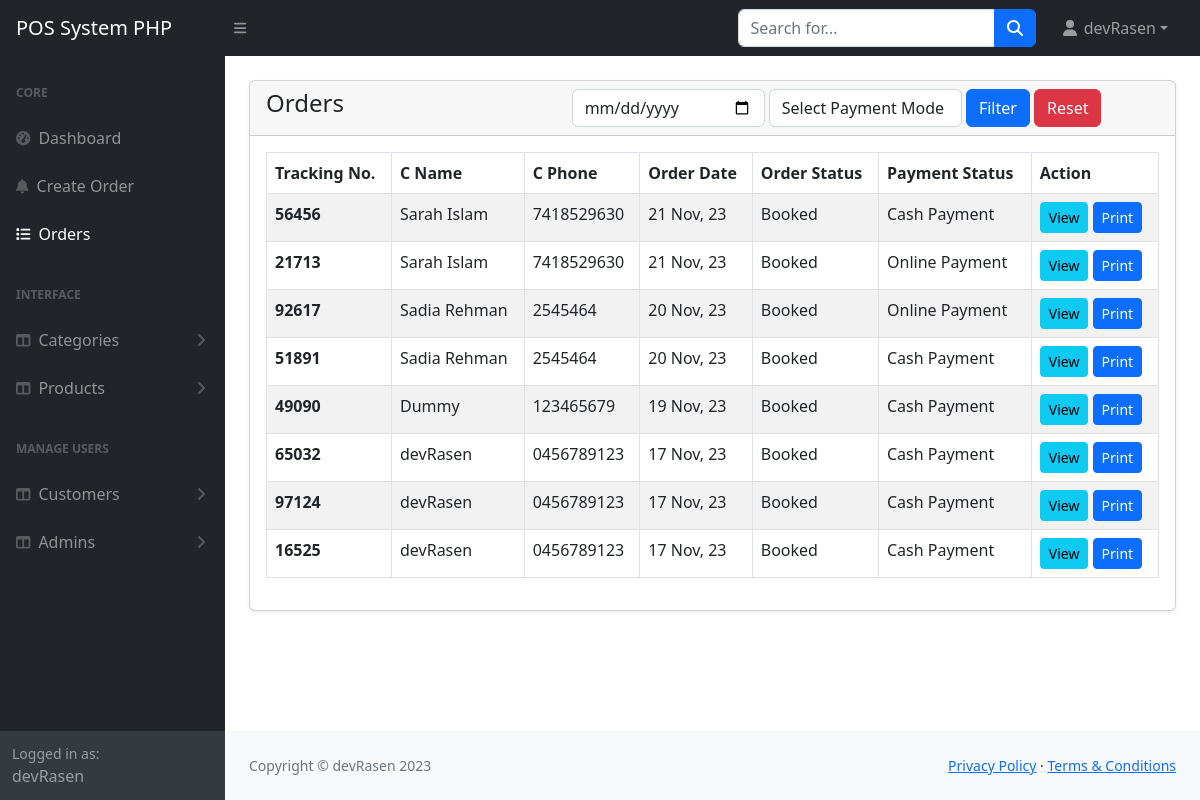
The app's page /POS-System-PHP/admin/orders.php (signed in) with its own data.
### tables this page shows
CREATE TABLE `orders` (
  `id` int NOT NULL,
  `customer_id` int NOT NULL,
  `tracking_no` varchar(100) NOT NULL,
  `invoice_no` varchar(100) NOT NULL,
  `total_amount` varchar(100) NOT NULL,
  `order_date` date NOT NULL,
  `order_status` varchar(100) DEFAULT NULL,
  `payment_mode` varchar(100) NOT NULL,
  `order_placed_by_id` int NOT NULL
);

CREATE TABLE `customers` (
  `id` int NOT NULL,
  `name` varchar(255) NOT NULL,
  `email` varchar(255) DEFAULT NULL,
  `phone` varchar(255) NOT NULL,
  `address` tinytext,
  `status` tinyint NOT NULL DEFAULT '0' COMMENT '0=Visible; 1=Hidden',
  `created_at` timestamp NOT NULL DEFAULT CURRENT_TIMESTAMP
);

### POS-System-PHP/admin/orders.php (the view, shortened to what this page needs)
<?php
include('includes/header.php');
?>
<main>
    <div class="container-fluid px-4">
        <div class="card mt-4 shadow-sm">
            <div class="card-header">
                <div class="row">
                    <div class="col-md-4">
                        <h4 class="mb-0">Orders</h4>
                    </div>
                    <div class="col-md-8 ">
                        <form action="" method="GET">
                            <div class="row g-1">
                                <div class="col-md-4">
                                    <input type="date" name="date" class="form-control" value="<?= isset($_GET['date']) == true ? $_GET['date'] : '' ?>">
                                </div>
                                <div class="col-md-4">
                                    <select name="payment_mode" class="form-control">
                                        <option value="">Select Payment Mode</option>
                                    </select>
                                </div>
                                <div class="col-md-4">
                                    <button type="submit" class="btn btn-primary">Filter</button>
                                    <a href="orders.php" class="btn btn-danger">Reset</a>
                                </div>
                            </div>
                        </form>
                    </div>
                </div>
            </div>
            <div class="card-body">
                <div class="table-responsive">
                    <table class="table table-striped table-bordered align-item-center justify-content-center">
                        <thead>
                            <tr>
                                <th>Tracking No.</th>
                                <th>C Name</th>
                                <th>C Phone</th>
                                <th>Order Date</th>
                                <th>Order Status</th>
                                <th>Payment Status</th>
                                <th>Action</th>
                            </tr>
                        </thead>
                        <tbody>
                            <?php
                            if (isset($_GET['date']) || isset($_GET['payment_mode'])) {
                                $orderDate = validate($_GET['date']);
                                $paymentMode = validate($_GET['payment_mode']);
                                if ($orderDate != '' && $paymentMode != '') {
                                    $query = "SELECT o.*, c.* FROM orders o, customers c WHERE c.id = o.customer_id AND o.order_date='$orderDate' AND o.payment_mode='$paymentMode' ORDER BY o.id DESC";
                                } elseif ($orderDate != '' && $paymentMode == '') {
                                    $query = "SELECT o.*, c.* FROM orders o, customers c WHERE c.id = o.customer_id AND o.order_date='$orderDate' ORDER BY o.id DESC";
                                } else {
                                    $query = "SELECT o.*, c.* FROM orders o, customers c WHERE c.id = o.customer_id AND o.payment_mode='$paymentMode' ORDER BY o.id DESC";
                                }
                            } else {
                                $query = "SELECT o.*, c.* FROM orders o, customers c WHERE c.id = o.customer_id ORDER BY o.id DESC";
                            }
                            $orders = mysqli_query($conn, $query);
                            if ($orders) {
                                if (mysqli_num_rows($orders)) {
                                    foreach ($orders as $orderItem) :
                            ?>
                                        <tr>
                                            <td class="fw-bold"><?= $orderItem['tracking_no'] ?></td>
                                            <td><?= $orderItem['name'] ?></td>
                                            <td><?= $orderItem['phone'] ?></td>
                                            <td><?= date('d M, y', strtotime($orderItem['order_date'])) ?></td>
                                            <td><?= $orderItem['order_status'] ?></td>
                                            <td><?= $orderItem['payment_mode'] ?></td>
                                            <td>
                                                <a href="orders-view.php?track=<?= $orderItem['tracking_no'] ?>" class="btn btn-info mb-0 px-2 btn-sm">View</a>
                                                <a href="orders-view-print.php?track=<?= $orderItem['tracking_no'] ?>" class="btn btn-primary mb-0 px-2 btn-sm">Print</a>
                                            </td>
                                        </tr>
                                    <?php
                                    endforeach;
                                } else {
                                    ?>
                                    <tr>
                                        <td colspan="7" class="text-center">No record available.</td>
                                    </tr>
                                <?php
                                }
                            } else {
                                ?>
                                <tr>
                                    <td colspan="7" class="text-center">Something went wrong.</td>
                                </tr>
                            <?php
                            }
                            ?>
                        </tbody>
                    </table>
                </div>
            </div>
        </div>
    </div>
</main>
<?php
include('includes/footer.php');
?>

### records on screen
orders: tracking_no "56456", customer.name "Sarah Islam", customer.phone "7418529630", order_date "21 Nov, 23", order_status "Booked", payment_mode "Cash Payment"
orders: tracking_no "21713", customer.name "Sarah Islam", customer.phone "7418529630", order_date "21 Nov, 23", order_status "Booked", payment_mode "Online Payment"
orders: tracking_no "92617", customer.name "Sadia Rehman", customer.phone "2545464", order_date "20 Nov, 23", order_status "Booked", payment_mode "Online Payment"
orders: tracking_no "51891", customer.name "Sadia Rehman", customer.phone "2545464", order_date "20 Nov, 23", order_status "Booked", payment_mode "Cash Payment"
orders: tracking_no "49090", customer.name "Dummy", customer.phone "123465679", order_date "19 Nov, 23", order_status "Booked", payment_mode "Cash Payment"
orders: tracking_no "65032", customer.name "devRasen", customer.phone "0456789123", order_date "17 Nov, 23", order_status "Booked", payment_mode "Cash Payment"
orders: tracking_no "97124", customer.name "devRasen", customer.phone "0456789123", order_date "17 Nov, 23", order_status "Booked", payment_mode "Cash Payment"
orders: tracking_no "16525", customer.name "devRasen", customer.phone "0456789123", order_date "17 Nov, 23", order_status "Booked", payment_mode "Cash Payment"

### other values on screen
$_SESSION['loggedInUser']['name'] "devRasen"
